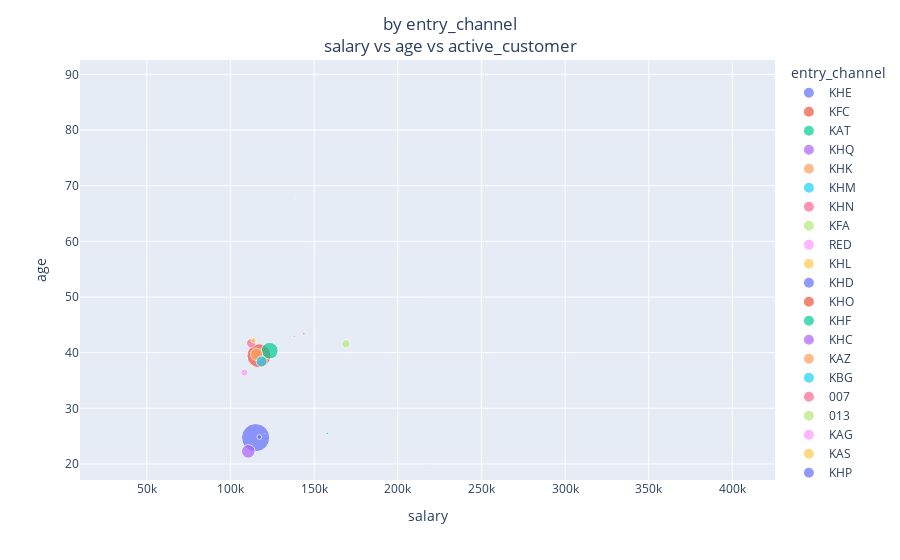

The notebook cell saved with this chart:
### Code cell
x_y_size = {"salary": "mean", "age": "mean", "active_customer": "sum"}
four_feature_scatterer(df, "entry_channel", x_y_size)

### Figure 1 — Plotly figure (JSON) as saved in the notebook; plotly's stock layout.template omitted (floating-point values rounded to 4 significant figures)
{"data": [{"hovertemplate": "entry_channel=KHE<br>salary=%{x}<br>age=%{y}<br>active_customer=%{marker.size}<extra></extra>", "legendgroup": "KHE", "marker": {"color": "#636efa", "size": [788539], "sizemode": "area", "sizeref": 1971.0, "symbol": "circle"}, "mode": "markers", "name": "KHE", "orientation": "v", "showlegend": true, "type": "scatter", "x": [115000.0], "xaxis": "x", "y": [24.73], "yaxis": "y"}, {"hovertemplate": "entry_channel=KFC<br>salary=%{x}<br>age=%{y}<br>active_customer=%{marker.size}<extra></extra>", "legendgroup": "KFC", "marker": {"color": "#EF553B", "size": [569902], "sizemode": "area", "sizeref": 1971.0, "symbol": "circle"}, "mode": "markers", "name": "KFC", "orientation": "v", "showlegend": true, "type": "scatter", "x": [117000.0], "xaxis": "x", "y": [39.46], "yaxis": "y"}, {"hovertemplate": "entry_channel=KAT<br>salary=%{x}<br>age=%{y}<br>active_customer=%{marker.size}<extra></extra>", "legendgroup": "KAT", "marker": {"color": "#00cc96", "size": [277662], "sizemode": "area", "sizeref": 1971.0, "symbol": "circle"}, "mode": "markers", "name": "KAT", "orientation": "v", "showlegend": true, "type": "scatter", "x": [123500.0], "xaxis": "x", "y": [40.35], "yaxis": "y"}, {"hovertemplate": "entry_channel=KHQ<br>salary=%{x}<br>age=%{y}<br>active_customer=%{marker.size}<extra></extra>", "legendgroup": "KHQ", "marker": {"color": "#ab63fa", "size": [182277], "sizemode": "area", "sizeref": 1971.0, "symbol": "circle"}, "mode": "markers", "name": "KHQ", "orientation": "v", "showlegend": true, "type": "scatter", "x": [110600.0], "xaxis": "x", "y": [22.26], "yaxis": "y"}, {"hovertemplate": "entry_channel=KHK<br>salary=%{x}<br>age=%{y}<br>active_customer=%{marker.size}<extra></extra>", "legendgroup": "KHK", "marker": {"color": "#FFA15A", "size": [147608], "sizemode": "area", "sizeref": 1971.0, "symbol": "circle"}, "mode": "markers", "name": "KHK", "orientation": "v", "showlegend": true, "type": "scatter", "x": [115600.0], "xaxis": "x", "y": [39.71], "yaxis": "y"}, {"hovertemplate": "entry_channel=KHM<br>salary=%{x}<br>age=%{y}<br>active_customer=%{marker.size}<extra></extra>", "legendgroup": "KHM", "marker": {"color": "#19d3f3", "size": [118209], "sizemode": "area", "sizeref": 1971.0, "symbol": "circle"}, "mode": "markers", "name": "KHM", "orientation": "v", "showlegend": true, "type": "scatter", "x": [118700.0], "xaxis": "x", "y": [38.42], "yaxis": "y"}, {"hovertemplate": "entry_channel=KHN<br>salary=%{x}<br>age=%{y}<br>active_customer=%{marker.size}<extra></extra>", "legendgroup": "KHN", "marker": {"color": "#FF6692", "size": [81748], "sizemode": "area", "sizeref": 1971.0, "symbol": "circle"}, "mode": "markers", "name": "KHN", "orientation": "v", "showlegend": true, "type": "scatter", "x": [112300.0], "xaxis": "x", "y": [41.71], "yaxis": "y"}, {"hovertemplate": "entry_channel=KFA<br>salary=%{x}<br>age=%{y}<br>active_customer=%{marker.size}<extra></extra>", "legendgroup": "KFA", "marker": {"color": "#B6E880", "size": [67880], "sizemode": "area", "sizeref": 1971.0, "symbol": "circle"}, "mode": "markers", "name": "KFA", "orientation": "v", "showlegend": true, "type": "scatter", "x": [169000.0], "xaxis": "x", "y": [41.59], "yaxis": "y"}, {"hovertemplate": "entry_channel=RED<br>salary=%{x}<br>age=%{y}<br>active_customer=%{marker.size}<extra></extra>", "legendgroup": "RED", "marker": {"color": "#FF97FF", "size": [52756], "sizemode": "area", "sizeref": 1971.0, "symbol": "circle"}, "mode": "markers", "name": "RED", "orientation": "v", "showlegend": true, "type": "scatter", "x": [108300.0], "xaxis": "x", "y": [36.44], "yaxis": "y"}, {"hovertemplate": "entry_channel=KHL<br>salary=%{x}<br>age=%{y}<br>active_customer=%{marker.size}<extra></extra>", "legendgroup": "KHL", "marker": {"color": "#FECB52", "size": [29446], "sizemode": "area", "sizeref": 1971.0, "symbol": "circle"}, "mode": "markers", "name": "KHL", "orientation": "v", "showlegend": true, "type": "scatter", "x": [113900.0], "xaxis": "x", "y": [42.22], "yaxis": "y"}, {"hovertemplate": "entry_channel=KHD<br>salary=%{x}<br>age=%{y}<br>active_customer=%{marker.size}<extra></extra>", "legendgroup": "KHD", "marker": {"color": "#636efa", "size": [22232], "sizemode": "area", "sizeref": 1971.0, "symbol": "circle"}, "mode": "markers", "name": "KHD", "orientation": "v", "showlegend": true, "type": "scatter", "x": [117200.0], "xaxis": "x", "y": [24.84], "yaxis": "y"}, {"hovertemplate": "entry_channel=KHO<br>salary=%{x}<br>age=%{y}<br>active_customer=%{marker.size}<extra></extra>", "legendgroup": "KHO", "marker": {"color": "#EF553B", "size": [6401], "sizemode": "area", "sizeref": 1971.0, "symbol": "circle"}, "mode": "markers", "name": "KHO", "orientation": "v", "showlegend": true, "type": "scatter", "x": [143800.0], "xaxis": "x", "y": [43.41], "yaxis": "y"}, {"hovertemplate": "entry_channel=KHF<br>salary=%{x}<br>age=%{y}<br>active_customer=%{marker.size}<extra></extra>", "legendgroup": "KHF", "marker": {"color": "#00cc96", "size": [6080], "sizemode": "area", "sizeref": 1971.0, "symbol": "circle"}, "mode": "markers", "name": "KHF", "orientation": "v", "showlegend": true, "type": "scatter", "x": [157900.0], "xaxis": "x", "y": [25.5], "yaxis": "y"}, {"hovertemplate": "entry_channel=KHC<br>salary=%{x}<br>age=%{y}<br>active_customer=%{marker.size}<extra></extra>", "legendgroup": "KHC", "marker": {"color": "#ab63fa", "size": [3920], "sizemode": "area", "sizeref": 1971.0, "symbol": "circle"}, "mode": "markers", "name": "KHC", "orientation": "v", "showlegend": true, "type": "scatter", "x": [138100.0], "xaxis": "x", "y": [42.89], "yaxis": "y"}, {"hovertemplate": "entry_channel=KAZ<br>salary=%{x}<br>age=%{y}<br>active_customer=%{marker.size}<extra></extra>", "legendgroup": "KAZ", "marker": {"color": "#FFA15A", "size": [3729], "sizemode": "area", "sizeref": 1971.0, "symbol": "circle"}, "mode": "markers", "name": "KAZ", "orientation": "v", "showlegend": true, "type": "scatter", "x": [112700.0], "xaxis": "x", "y": [42.73], "yaxis": "y"}, {"hovertemplate": "entry_channel=KBG<br>salary=%{x}<br>age=%{y}<br>active_customer=%{marker.size}<extra></extra>", "legendgroup": "KBG", "marker": {"color": "#19d3f3", "size": [1256], "sizemode": "area", "sizeref": 1971.0, "symbol": "circle"}, "mode": "markers", "name": "KBG", "orientation": "v", "showlegend": true, "type": "scatter", "x": [152900.0], "xaxis": "x", "y": [43.03], "yaxis": "y"}, {"hovertemplate": "entry_channel=007<br>salary=%{x}<br>age=%{y}<br>active_customer=%{marker.size}<extra></extra>", "legendgroup": "007", "marker": {"color": "#FF6692", "size": [565], "sizemode": "area", "sizeref": 1971.0, "symbol": "circle"}, "mode": "markers", "name": "007", "orientation": "v", "showlegend": true, "type": "scatter", "x": [138800.0], "xaxis": "x", "y": [67.61], "yaxis": "y"}, {"hovertemplate": "entry_channel=013<br>salary=%{x}<br>age=%{y}<br>active_customer=%{marker.size}<extra></extra>", "legendgroup": "013", "marker": {"color": "#B6E880", "size": [318], "sizemode": "area", "sizeref": 1971.0, "symbol": "circle"}, "mode": "markers", "name": "013", "orientation": "v", "showlegend": true, "type": "scatter", "x": [175700.0], "xaxis": "x", "y": [46.79], "yaxis": "y"}, {"hovertemplate": "entry_channel=KAG<br>salary=%{x}<br>age=%{y}<br>active_customer=%{marker.size}<extra></extra>", "legendgroup": "KAG", "marker": {"color": "#FF97FF", "size": [250], "sizemode": "area", "sizeref": 1971.0, "symbol": "circle"}, "mode": "markers", "name": "KAG", "orientation": "v", "showlegend": true, "type": "scatter", "x": [147100.0], "xaxis": "x", "y": [58.86], "yaxis": "y"}, {"hovertemplate": "entry_channel=KAS<br>salary=%{x}<br>age=%{y}<br>active_customer=%{marker.size}<extra></extra>", "legendgroup": "KAS", "marker": {"color": "#FECB52", "size": [216], "sizemode": "area", "sizeref": 1971.0, "symbol": "circle"}, "mode": "markers", "name": "KAS", "orientation": "v", "showlegend": true, "type": "scatter", "x": [155300.0], "xaxis": "x", "y": [58.06], "yaxis": "y"}, {"hovertemplate": "entry_channel=KHP<br>salary=%{x}<br>age=%{y}<br>active_customer=%{marker.size}<extra></extra>", "legendgroup": "KHP", "marker": {"color": "#636efa", "size": [206], "sizemode": "area", "sizeref": 1971.0, "symbol": "circle"}, "mode": "markers", "name": "KHP", "orientation": "v", "showlegend": true, "type": "scatter", "x": [102800.0], "xaxis": "x", "y": [21.64], "yaxis": "y"}, {"hovertemplate": "entry_channel=KBZ<br>salary=%{x}<br>age=%{y}<br>active_customer=%{marker.size}<extra></extra>", "legendgroup": "KBZ", "marker": {"color": "#EF553B", "size": [168], "sizemode": "area", "sizeref": 1971.0, "symbol": "circle"}, "mode": "markers", "name": "KBZ", "orientation": "v", "showlegend": true, "type": "scatter", "x": [313800.0], "xaxis": "x", "y": [55.66], "yaxis": "y"}, {"hovertemplate": "entry_channel=KEH<br>salary=%{x}<br>age=%{y}<br>active_customer=%{marker.size}<extra></extra>", "legendgroup": "KEH", "marker": {"color": "#00cc96", "size": [135], "sizemode": "area", "sizeref": 1971.0, "symbol": "circle"}, "mode": "markers", "name": "KEH", "orientation": "v", "showlegend": true, "type": "scatter", "x": [120700.0], "xaxis": "x", "y": [25.41], "yaxis": "y"}, {"hovertemplate": "entry_channel=KAA<br>salary=%{x}<br>age=%{y}<br>active_customer=%{marker.size}<extra></extra>", "legendgroup": "KAA", "marker": {"color": "#ab63fa", "size": [128], "sizemode": "area", "sizeref": 1971.0, "symbol": "circle"}, "mode": "markers", "name": "KAA", "orientation": "v", "showlegend": true, "type": "scatter", "x": [152700.0], "xaxis": "x", "y": [48.93], "yaxis": "y"}, {"hovertemplate": "entry_channel=KAY<br>salary=%{x}<br>age=%{y}<br>active_customer=%{marker.size}<extra></extra>", "legendgroup": "KAY", "marker": {"color": "#FFA15A", "size": [100], "sizemode": "area", "sizeref": 1971.0, "symbol": "circle"}, "mode": "markers", "name": "KAY", "orientation": "v", "showlegend": true, "type": "scatter", "x": [85760.0], "xaxis": "x", "y": [54.06], "yaxis": "y"}, {"hovertemplate": "entry_channel=KAR<br>salary=%{x}<br>age=%{y}<br>active_customer=%{marker.size}<extra></extra>", "legendgroup": "KAR", "marker": {"color": "#19d3f3", "size": [82], "sizemode": "area", "sizeref": 1971.0, "symbol": "circle"}, "mode": "markers", "name": "KAR", "orientation": "v", "showlegend": true, "type": "scatter", "x": [166500.0], "xaxis": "x", "y": [54.74], "yaxis": "y"}, {"hovertemplate": "entry_channel=KAF<br>salary=%{x}<br>age=%{y}<br>active_customer=%{marker.size}<extra></extra>", "legendgroup": "KAF", "marker": {"color": "#FF6692", "size": [78], "sizemode": "area", "sizeref": 1971.0, "symbol": "circle"}, "mode": "markers", "name": "KAF", "orientation": "v", "showlegend": true, "type": "scatter", "x": [100500.0], "xaxis": "x", "y": [53.96], "yaxis": "y"}, {"hovertemplate": "entry_channel=KFD<br>salary=%{x}<br>age=%{y}<br>active_customer=%{marker.size}<extra></extra>", "legendgroup": "KFD", "marker": {"color": "#B6E880", "size": [60], "sizemode": "area", "sizeref": 1971.0, "symbol": "circle"}, "mode": "markers", "name": "KFD", "orientation": "v", "showlegend": true, "type": "scatter", "x": [142400.0], "xaxis": "x", "y": [57.65], "yaxis": "y"}, {"hovertemplate": "entry_channel=KCC<br>salary=%{x}<br>age=%{y}<br>active_customer=%{marker.size}<extra></extra>", "legendgroup": "KCC", "marker": {"color": "#FF97FF", "size": [50], "sizemode": "area", "sizeref": 1971.0, "symbol": "circle"}, "mode": "markers", "name": "KCC", "orientation": "v", "showlegend": true, "type": "scatter", "x": [119500.0], "xaxis": "x", "y": [54.89], "yaxis": "y"}, {"hovertemplate": "entry_channel=KAD<br>salary=%{x}<br>age=%{y}<br>active_customer=%{marker.size}<extra></extra>", "legendgroup": "KAD", "marker": {"color": "#FECB52", "size": [45], "sizemode": "area", "sizeref": 1971.0, "symbol": "circle"}, "mode": "markers", "name": "KAD", "orientation": "v", "showlegend": true, "type": "scatter", "x": [80150.0], "xaxis": "x", "y": [44.74], "yaxis": "y"}, {"hovertemplate": "entry_channel=KAB<br>salary=%{x}<br>age=%{y}<br>active_customer=%{marker.size}<extra></extra>", "legendgroup": "KAB", "marker": {"color": "#636efa", "size": [41], "sizemode": "area", "sizeref": 1971.0, "symbol": "circle"}, "mode": "markers", "name": "KAB", "orientation": "v", "showlegend": true, "type": "scatter", "x": [152800.0], "xaxis": "x", "y": [57.48], "yaxis": "y"}, {"hovertemplate": "entry_channel=KAE<br>salary=%{x}<br>age=%{y}<br>active_customer=%{marker.size}<extra></extra>", "legendgroup": "KAE", "marker": {"color": "#EF553B", "size": [39], "sizemode": "area", "sizeref": 1971.0, "symbol": "circle"}, "mode": "markers", "name": "KAE", "orientation": "v", "showlegend": true, "type": "scatter", "x": [47860.0], "xaxis": "x", "y": [50.25], "yaxis": "y"}, {"hovertemplate": "entry_channel=KCB<br>salary=%{x}<br>age=%{y}<br>active_customer=%{marker.size}<extra></extra>", "legendgroup": "KCB", "marker": {"color": "#00cc96", "size": [39], "sizemode": "area", "sizeref": 1971.0, "symbol": "circle"}, "mode": "markers", "name": "KCB", "orientation": "v", "showlegend": true, "type": "scatter", "x": [72730.0], "xaxis": "x", "y": [59.18], "yaxis": "y"}, {"hovertemplate": "entry_channel=KAW<br>salary=%{x}<br>age=%{y}<br>active_customer=%{marker.size}<extra></extra>", "legendgroup": "KAW", "marker": {"color": "#ab63fa", "size": [36], "sizemode": "area", "sizeref": 1971.0, "symbol": "circle"}, "mode": "markers", "name": "KAW", "orientation": "v", "showlegend": true, "type": "scatter", "x": [125300.0], "xaxis": "x", "y": [49.35], "yaxis": "y"}, {"hovertemplate": "entry_channel=KAK<br>salary=%{x}<br>age=%{y}<br>active_customer=%{marker.size}<extra></extra>", "legendgroup": "KAK", "marker": {"color": "#FFA15A", "size": [34], "sizemode": "area", "sizeref": 1971.0, "symbol": "circle"}, "mode": "markers", "name": "KAK", "orientation": "v", "showlegend": true, "type": "scatter", "x": [88040.0], "xaxis": "x", "y": [52.44], "yaxis": "y"}, {"hovertemplate": "entry_channel=KAM<br>salary=%{x}<br>age=%{y}<br>active_customer=%{marker.size}<extra></extra>", "legendgroup": "KAM", "marker": {"color": "#19d3f3", "size": [30], "sizemode": "area", "sizeref": 1971.0, "symbol": "circle"}, "mode": "markers", "name": "KAM", "orientation": "v", "showlegend": true, "type": "scatter", "x": [111700.0], "xaxis": "x", "y": [48.31], "yaxis": "y"}, {"hovertemplate": "entry_channel=KAQ<br>salary=%{x}<br>age=%{y}<br>active_customer=%{marker.size}<extra></extra>", "legendgroup": "KAQ", "marker": {"color": "#FF6692", "size": [26], "sizemode": "area", "sizeref": 1971.0, "symbol": "circle"}, "mode": "markers", "name": "KAQ", "orientation": "v", "showlegend": true, "type": "scatter", "x": [77930.0], "xaxis": "x", "y": [47.17], "yaxis": "y"}, {"hovertemplate": "entry_channel=KGN<br>salary=%{x}<br>age=%{y}<br>active_customer=%{marker.size}<extra></extra>", "legendgroup": "KGN", "marker": {"color": "#B6E880", "size": [17], "sizemode": "area", "sizeref": 1971.0, "symbol": "circle"}, "mode": "markers", "name": "KGN", "orientation": "v", "showlegend": true, "type": "scatter", "x": [null], "xaxis": "x", "y": [73.29], "yaxis": "y"}, {"hovertemplate": "entry_channel=KFS<br>salary=%{x}<br>age=%{y}<br>active_customer=%{marker.size}<extra></extra>", "legendgroup": "KFS", "marker": {"color": "#FF97FF", "size": [17], "sizemode": "area", "sizeref": 1971.0, "symbol": "circle"}, "mode": "markers", "name": "KFS", "orientation": "v", "showlegend": true, "type": "scatter", "x": [83130.0], "xaxis": "x", "y": [41.41], "yaxis": "y"}, {"hovertemplate": "entry_channel=004<br>salary=%{x}<br>age=%{y}<br>active_customer=%{marker.size}<extra></extra>", "legendgroup": "004", "marker": {"color": "#FECB52", "size": [17], "sizemode": "area", "sizeref": 1971.0, "symbol": "circle"}, "mode": "markers", "name": "004", "orientation": "v", "showlegend": true, "type": "scatter", "x": [402900.0], "xaxis": "x", "y": [87.53], "yaxis": "y"}, {"hovertemplate": "entry_channel=KBO<br>salary=%{x}<br>age=%{y}<br>active_customer=%{marker.size}<extra></extra>", "legendgroup": "KBO", "marker": {"color": "#636efa", "size": [17], "sizemode": "area", "sizeref": 1971.0, "symbol": "circle"}, "mode": "markers", "name": "KBO", "orientation": "v", "showlegend": true, "type": "scatter", "x": [240700.0], "xaxis": "x", "y": [52.18], "yaxis": "y"}, {"hovertemplate": "entry_channel=KAH<br>salary=%{x}<br>age=%{y}<br>active_customer=%{marker.size}<extra></extra>", "legendgroup": "KAH", "marker": {"color": "#EF553B", "size": [17], "sizemode": "area", "sizeref": 1971.0, "symbol": "circle"}, "mode": "markers", "name": "KAH", "orientation": "v", "showlegend": true, "type": "scatter", "x": [85400.0], "xaxis": "x", "y": [50.82], "yaxis": "y"}, {"hovertemplate": "entry_channel=KBE<br>salary=%{x}<br>age=%{y}<br>active_customer=%{marker.size}<extra></extra>", "legendgroup": "KBE", "marker": {"color": "#00cc96", "size": [17], "sizemode": "area", "sizeref": 1971.0, "symbol": "circle"}, "mode": "markers", "name": "KBE", "orientation": "v", "showlegend": true, "type": "scatter", "x": [138600.0], "xaxis": "x", "y": [48.53], "yaxis": "y"}, {"hovertemplate": "entry_channel=KBH<br>salary=%{x}<br>age=%{y}<br>active_customer=%{marker.size}<extra></extra>", "legendgroup": "KBH", "marker": {"color": "#ab63fa", "size": [17], "sizemode": "area", "sizeref": 1971.0, "symbol": "circle"}, "mode": "markers", "name": "KBH", "orientation": "v", "showlegend": true, "type": "scatter", "x": [365800.0], "xaxis": "x", "y": [52.18], "yaxis": "y"}, {"hovertemplate": "entry_channel=KCL<br>salary=%{x}<br>age=%{y}<br>active_customer=%{marker.size}<extra></extra>", "legendgroup": "KCL", "marker": {"color": "#FFA15A", "size": [16], "sizemode": "area", "sizeref": 1971.0, "symbol": "circle"}, "mode": "markers", "name": "KCL", "orientation": "v", "showlegend": true, "type": "scatter", "x": [140300.0], "xaxis": "x", "y": [41.06], "yaxis": "y"}, {"hovertemplate": "entry_channel=KEY<br>salary=%{x}<br>age=%{y}<br>active_customer=%{marker.size}<extra></extra>", "legendgroup": "KEY", "marker": {"color": "#19d3f3", "size": [16], "sizemode": "area", "sizeref": 1971.0, "symbol": "circle"}, "mode": "markers", "name": "KEY", "orientation": "v", "showlegend": true, "type": "scatter", "x": [null], "xaxis": "x", "y": [48.68], "yaxis": "y"}, {"hovertemplate": "entry_channel=KDT<br>salary=%{x}<br>age=%{y}<br>active_customer=%{marker.size}<extra></extra>", "legendgroup": "KDT", "marker": {"color": "#FF6692", "size": [15], "sizemode": "area", "sizeref": 1971.0, "symbol": "circle"}, "mode": "markers", "name": "KDT", "orientation": "v", "showlegend": true, "type": "scatter", "x": [103700.0], "xaxis": "x", "y": [47.1], "yaxis": "y"}, {"hovertemplate": "entry_channel=KFL<br>salary=%{x}<br>age=%{y}<br>active_customer=%{marker.size}<extra></extra>", "legendgroup": "KFL", "marker": {"color": "#B6E880", "size": [13], "sizemode": "area", "sizeref": 1971.0, "symbol": "circle"}, "mode": "markers", "name": "KFL", "orientation": "v", "showlegend": true, "type": "scatter", "x": [null], "xaxis": "x", "y": [68.17], "yaxis": "y"}, {"hovertemplate": "entry_channel=KAJ<br>salary=%{x}<br>age=%{y}<br>active_customer=%{marker.size}<extra></extra>", "legendgroup": "KAJ", "marker": {"color": "#FF97FF", "size": [12], "sizemode": "area", "sizeref": 1971.0, "symbol": "circle"}, "mode": "markers", "name": "KAJ", "orientation": "v", "showlegend": true, "type": "scatter", "x": [110900.0], "xaxis": "x", "y": [58.48], "yaxis": "y"}, {"hovertemplate": "entry_channel=KBW<br>salary=%{x}<br>age=%{y}<br>active_customer=%{marker.size}<extra></extra>", "legendgroup": "KBW", "marker": {"color": "#FECB52", "size": [12], "sizemode": "area", "sizeref": 1971.0, "symbol": "circle"}, "mode": "markers", "name": "KBW", "orientation": "v", "showlegend": true, "type": "scatter", "x": [116100.0], "xaxis": "x", "y": [53.33], "yaxis": "y"}, {"hovertemplate": "entry_channel=KES<br>salary=%{x}<br>age=%{y}<br>active_customer=%{marker.size}<extra></extra>", "legendgroup": "KES", "marker": {"color": "#636efa", "size": [11], "sizemode": "area", "sizeref": 1971.0, "symbol": "circle"}, "mode": "markers", "name": "KES", "orientation": "v", "showlegend": true, "type": "scatter", "x": [null], "xaxis": "x", "y": [41], "yaxis": "y"}, {"hovertemplate": "entry_channel=KDR<br>salary=%{x}<br>age=%{y}<br>active_customer=%{marker.size}<extra></extra>", "legendgroup": "KDR", "marker": {"color": "#EF553B", "size": [10], "sizemode": "area", "sizeref": 1971.0, "symbol": "circle"}, "mode": "markers", "name": "KDR", "orientation": "v", "showlegend": true, "type": "scatter", "x": [151500.0], "xaxis": "x", "y": [45.23], "yaxis": "y"}, {"hovertemplate": "entry_channel=KCK<br>salary=%{x}<br>age=%{y}<br>active_customer=%{marker.size}<extra></extra>", "legendgroup": "KCK", "marker": {"color": "#00cc96", "size": [10], "sizemode": "area", "sizeref": 1971.0, "symbol": "circle"}, "mode": "markers", "name": "KCK", "orientation": "v", "showlegend": true, "type": "scatter", "x": [121974], "xaxis": "x", "y": [52.36], "yaxis": "y"}, {"hovertemplate": "entry_channel=KCH<br>salary=%{x}<br>age=%{y}<br>active_customer=%{marker.size}<extra></extra>", "legendgroup": "KCH", "marker": {"color": "#ab63fa", "size": [8], "sizemode": "area", "sizeref": 1971.0, "symbol": "circle"}, "mode": "markers", "name": "KCH", "orientation": "v", "showlegend": true, "type": "scatter", "x": [111800.0], "xaxis": "x", "y": [52.95], "yaxis": "y"}, {"hovertemplate": "entry_channel=KCI<br>salary=%{x}<br>age=%{y}<br>active_customer=%{marker.size}<extra></extra>", "legendgroup": "KCI", "marker": {"color": "#FFA15A", "size": [7], "sizemode": "area", "sizeref": 1971.0, "symbol": "circle"}, "mode": "markers", "name": "KCI", "orientation": "v", "showlegend": true, "type": "scatter", "x": [170900.0], "xaxis": "x", "y": [47.92], "yaxis": "y"}, {"hovertemplate": "entry_channel=KDA<br>salary=%{x}<br>age=%{y}<br>active_customer=%{marker.size}<extra></extra>", "legendgroup": "KDA", "marker": {"color": "#19d3f3", "size": [2], "sizemode": "area", "sizeref": 1971.0, "symbol": "circle"}, "mode": "markers", "name": "KDA", "orientation": "v", "showlegend": true, "type": "scatter", "x": [118400.0], "xaxis": "x", "y": [57], "yaxis": "y"}, {"hovertemplate": "entry_channel=KFF<br>salary=%{x}<br>age=%{y}<br>active_customer=%{marker.size}<extra></extra>", "legendgroup": "KFF", "marker": {"color": "#FF6692", "size": [0], "sizemode": "area", "sizeref": 1971.0, "symbol": "circle"}, "mode": "markers", "name": "KFF", "orientation": "v", "showlegend": true, "type": "scatter", "x": [148900.0], "xaxis": "x", "y": [83.41], "yaxis": "y"}, {"hovertemplate": "entry_channel=KHS<br>salary=%{x}<br>age=%{y}<br>active_customer=%{marker.size}<extra></extra>", "legendgroup": "KHS", "marker": {"color": "#B6E880", "size": [0], "sizemode": "area", "sizeref": 1971.0, "symbol": "circle"}, "mode": "markers", "name": "KHS", "orientation": "v", "showlegend": true, "type": "scatter", "x": [null], "xaxis": "x", "y": [44.4], "yaxis": "y"}, {"hovertemplate": "entry_channel=KAI<br>salary=%{x}<br>age=%{y}<br>active_customer=%{marker.size}<extra></extra>", "legendgroup": "KAI", "marker": {"color": "#FF97FF", "size": [0], "sizemode": "area", "sizeref": 1971.0, "symbol": "circle"}, "mode": "markers", "name": "KAI", "orientation": "v", "showlegend": true, "type": "scatter", "x": [null], "xaxis": "x", "y": [41.91], "yaxis": "y"}, {"hovertemplate": "entry_channel=KDS<br>salary=%{x}<br>age=%{y}<br>active_customer=%{marker.size}<extra></extra>", "legendgroup": "KDS", "marker": {"color": "#FECB52", "size": [0], "sizemode": "area", "sizeref": 1971.0, "symbol": "circle"}, "mode": "markers", "name": "KDS", "orientation": "v", "showlegend": true, "type": "scatter", "x": [null], "xaxis": "x", "y": [71], "yaxis": "y"}, {"hovertemplate": "entry_channel=KBY<br>salary=%{x}<br>age=%{y}<br>active_customer=%{marker.size}<extra></extra>", "legendgroup": "KBY", "marker": {"color": "#636efa", "size": [0], "sizemode": "area", "sizeref": 1971.0, "symbol": "circle"}, "mode": "markers", "name": "KBY", "orientation": "v", "showlegend": true, "type": "scatter", "x": [119600.0], "xaxis": "x", "y": [44], "yaxis": "y"}, {"hovertemplate": "entry_channel=KDH<br>salary=%{x}<br>age=%{y}<br>active_customer=%{marker.size}<extra></extra>", "legendgroup": "KDH", "marker": {"color": "#EF553B", "size": [0], "sizemode": "area", "sizeref": 1971.0, "symbol": "circle"}, "mode": "markers", "name": "KDH", "orientation": "v", "showlegend": true, "type": "scatter", "x": [151900.0], "xaxis": "x", "y": [23.12], "yaxis": "y"}, {"hovertemplate": "entry_channel=KBU<br>salary=%{x}<br>age=%{y}<br>active_customer=%{marker.size}<extra></extra>", "legendgroup": "KBU", "marker": {"color": "#00cc96", "size": [0], "sizemode": "area", "sizeref": 1971.0, "symbol": "circle"}, "mode": "markers", "name": "KBU", "orientation": "v", "showlegend": true, "type": "scatter", "x": [103800.0], "xaxis": "x", "y": [57.45], "yaxis": "y"}, {"hovertemplate": "entry_channel=KFK<br>salary=%{x}<br>age=%{y}<br>active_customer=%{marker.size}<extra></extra>", "legendgroup": "KFK", "marker": {"color": "#ab63fa", "size": [0], "sizemode": "area", "sizeref": 1971.0, "symbol": "circle"}, "mode": "markers", "name": "KFK", "orientation": "v", "showlegend": true, "type": "scatter", "x": [35870.0], "xaxis": "x", "y": [23.29], "yaxis": "y"}, {"hovertemplate": "entry_channel=KEJ<br>salary=%{x}<br>age=%{y}<br>active_customer=%{marker.size}<extra></extra>", "legendgroup": "KEJ", "marker": {"color": "#FFA15A", "size": [0], "sizemode": "area", "sizeref": 1971.0, "symbol": "circle"}, "mode": "markers", "name": "KEJ", "orientation": "v", "showlegend": true, "type": "scatter", "x": [170200.0], "xaxis": "x", "y": [40], "yaxis": "y"}, {"hovertemplate": "entry_channel=KGC<br>salary=%{x}<br>age=%{y}<br>active_customer=%{marker.size}<extra></extra>", "legendgroup": "KGC", "marker": {"color": "#19d3f3", "size": [0], "sizemode": "area", "sizeref": 1971.0, "symbol": "circle"}, "mode": "markers", "name": "KGC", "orientation": "v", "showlegend": true, "type": "scatter", "x": [32630.0], "xaxis": "x", "y": [22.41], "yaxis": "y"}, {"hovertemplate": "entry_channel=KFP<br>salary=%{x}<br>age=%{y}<br>active_customer=%{marker.size}<extra></extra>", "legendgroup": "KFP", "marker": {"color": "#FF6692", "size": [0], "sizemode": "area", "sizeref": 1971.0, "symbol": "circle"}, "mode": "markers", "name": "KFP", "orientation": "v", "showlegend": true, "type": "scatter", "x": [null], "xaxis": "x", "y": [52.5], "yaxis": "y"}, {"hovertemplate": "entry_channel=KGX<br>salary=%{x}<br>age=%{y}<br>active_customer=%{marker.size}<extra></extra>", "legendgroup": "KGX", "marker": {"color": "#B6E880", "size": [0], "sizemode": "area", "sizeref": 1971.0, "symbol": "circle"}, "mode": "markers", "name": "KGX", "orientation": "v", "showlegend": true, "type": "scatter", "x": [73320.0], "xaxis": "x", "y": [88.29], "yaxis": "y"}], "layout": {"barmode": "overlay", "legend": {"itemsizing": "constant", "title": {"text": "entry_channel"}, "tracegroupgap": 0}, "margin": {"t": 60}, "title": {"text": "by entry_channel<br>salary vs age vs active_customer", "x": 0.5, "xanchor": "center"}, "xaxis": {"anchor": "y", "domain": [0, 1], "title": {"text": "salary"}}, "yaxis": {"anchor": "x", "domain": [0, 1], "title": {"text": "age"}}}}
